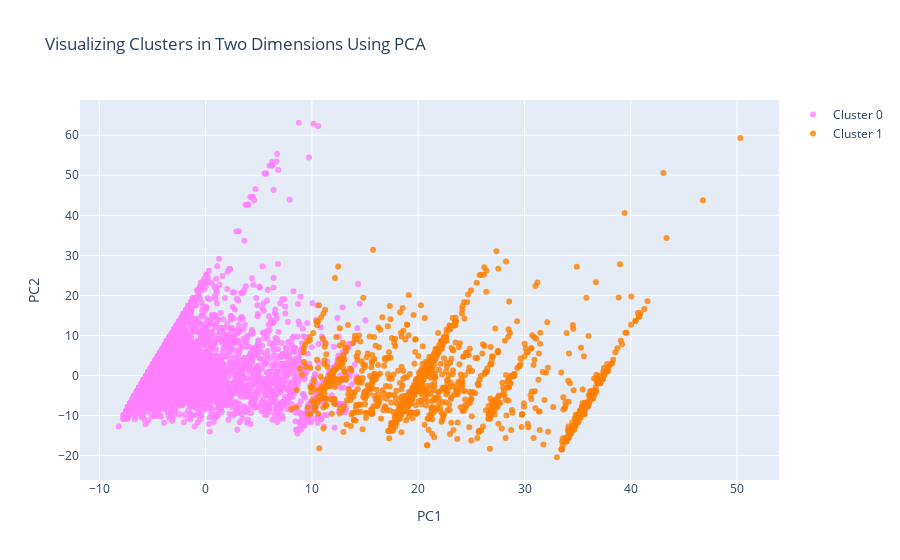

Notebook code cell kept with this figure:
### Code cell
cluster_2d(df)

### Figure 1 — Plotly figure (JSON) as saved in the notebook; plotly's stock layout.template omitted (floating-point values rounded to 4 significant figures; data arrays with more than 128 entries replaced by an {"elided": "..."} marker saying what was removed)
{"data": [{"marker": {"color": "rgba(255, 128, 255, 0.8)"}, "mode": "markers", "name": "Cluster 0", "type": "scatter", "x": {"elided": "8795 float values"}, "y": {"elided": "8795 float values"}}, {"marker": {"color": "rgba(255, 128, 2, 0.8)"}, "mode": "markers", "name": "Cluster 1", "type": "scatter", "x": {"elided": "1205 float values"}, "y": {"elided": "1205 float values"}}], "layout": {"title": {"text": "Visualizing Clusters in Two Dimensions Using PCA"}, "xaxis": {"ticklen": 5, "title": {"text": "PC1"}, "zeroline": false}, "yaxis": {"ticklen": 5, "title": {"text": "PC2"}, "zeroline": false}}}
